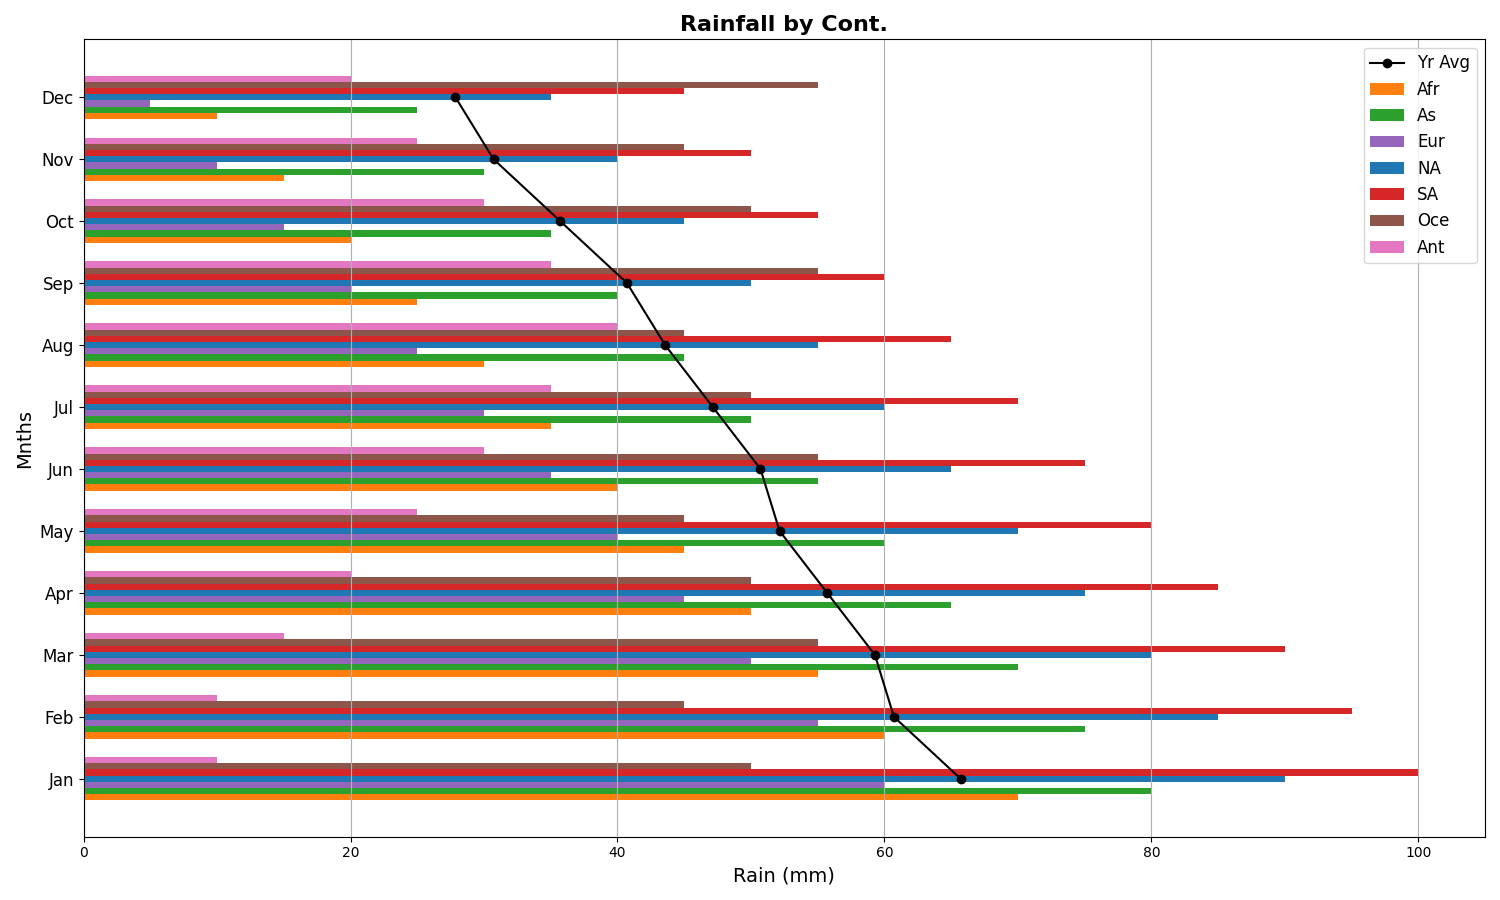

Here is the Python script that generated this plot:
import numpy as np
import matplotlib.pyplot as plt

continents = ['Afr', 'As', 'Eur', 'NA', 'SA', 'Oce', 'Ant']
months = ['Jan', 'Feb', 'Mar', 'Apr', 'May', 'Jun', 'Jul', 'Aug', 'Sep', 'Oct', 'Nov', 'Dec']

rainfall_data = np.array([
    [70, 60, 55, 50, 45, 40, 35, 30, 25, 20, 15, 10],   # Africa
    [80, 75, 70, 65, 60, 55, 50, 45, 40, 35, 30, 25],   # Asia
    [60, 55, 50, 45, 40, 35, 30, 25, 20, 15, 10, 5],    # Europe
    [90, 85, 80, 75, 70, 65, 60, 55, 50, 45, 40, 35],   # North America
    [100, 95, 90, 85, 80, 75, 70, 65, 60, 55, 50, 45],  # South America
    [50, 45, 55, 50, 45, 55, 50, 45, 55, 50, 45, 55],   # Oceania
    [10, 10, 15, 20, 25, 30, 35, 40, 35, 30, 25, 20]    # Antarctica
])

yearly_avg = rainfall_data.mean(axis=0)

fig, ax = plt.subplots(figsize=(15, 9))

colors = ['#ff7f0e', '#2ca02c', '#9467bd', '#1f77b4', '#d62728', '#8c564b', '#e377c2']

height = 0.1
y = np.arange(len(months))

for i, continent in enumerate(continents):
    ax.barh(y + height * i, rainfall_data[i], height, label=continent, color=colors[i])

ax.plot(yearly_avg, y + height * 3, marker='o', color='black', label='Yr Avg', linestyle='-')

ax.set_ylabel('Mnths', fontsize=14)
ax.set_xlabel('Rain (mm)', fontsize=14)
ax.set_title('Rainfall by Cont.', fontsize=16, fontweight='bold')

ax.set_yticks(y + height * 3)
ax.set_yticklabels(months, fontsize=12)
ax.xaxis.grid(True)

ax.legend(loc='upper right', fontsize=12)

plt.tight_layout()
plt.show()
